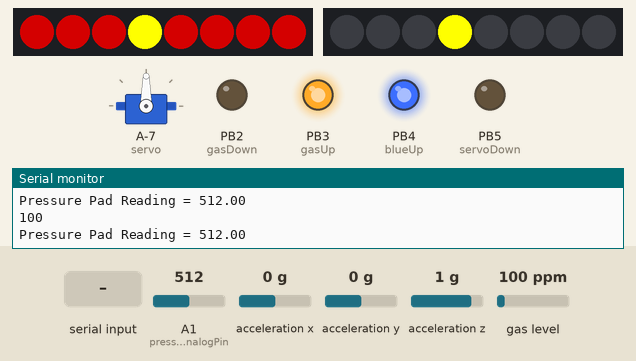
This sketch was run on a simulated ATtiny85, built with avr-gcc and run on an emulated ATtiny85. Shown: 2 × 8 RGB LEDs in strip order, left to right, servo, output pins drawn as LEDs (lit = HIGH), the last lines printed to the serial monitor. The test bench sets the inputs (shaded band); at power-on: A1 (pressureAnalogPin) = 512, acceleration x 0 g, acceleration y 0 g, acceleration z 1 g, gas level 100 ppm. Random numbers use the default seed unless the sketch sets one.

Above: at 2.2 s.
2.3 s: "1" received over the second serial link
At 7.39 s:
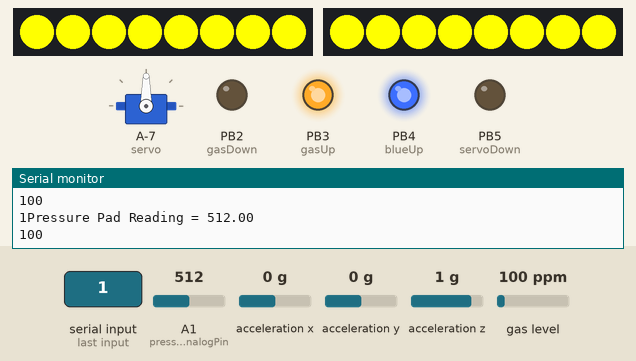
8.5 s: "0" received over the second serial link
At 13.3 s:
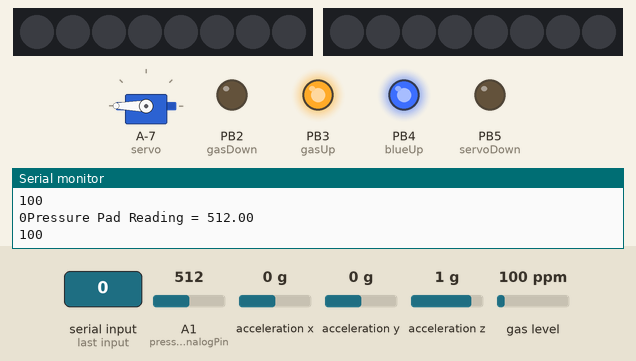
14.7 s: A1 (pressureAnalogPin) set to 716
At 20.1 s:
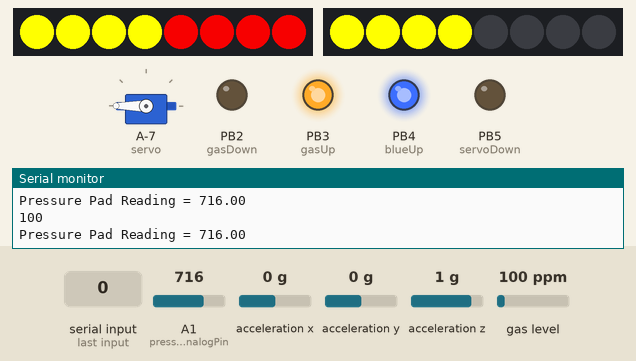
20.2 s: A1 (pressureAnalogPin) set to 992
At 23.1 s:
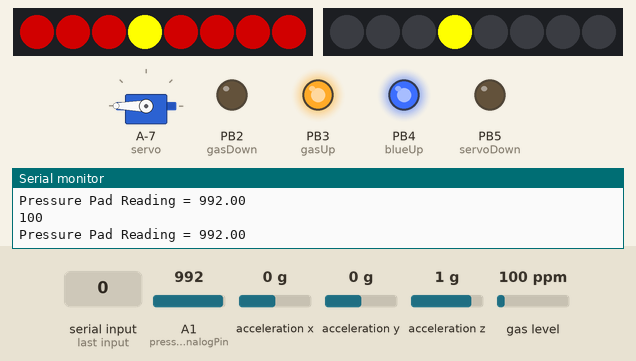
24.7 s: "a" received over the second serial link
At 26.7 s:
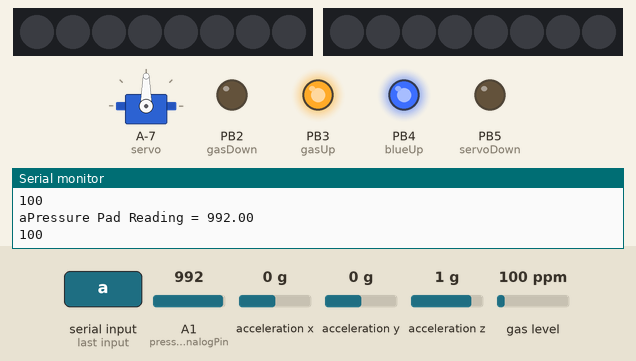
27.6 s: A1 (pressureAnalogPin) set to 306
At 34.5 s:
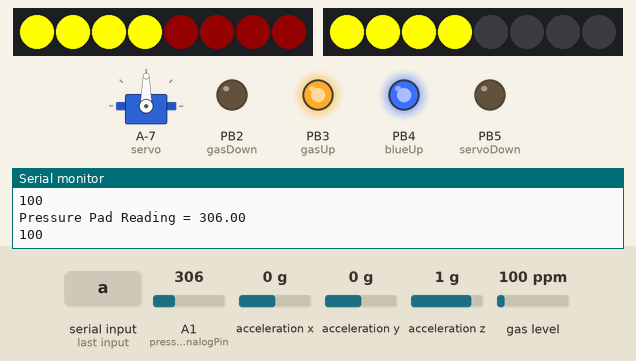
Timing chart, 0 to 34.8 s (numbered marks = the images above; inputs shaded):
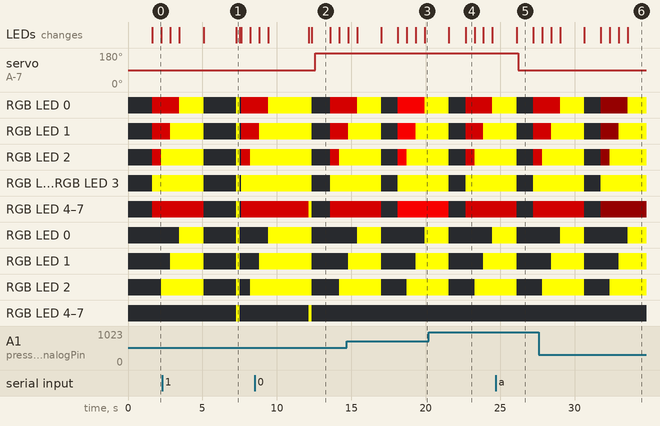

The sketch:

Arduino_code.ino
```cpp
#include <SoftwareSerial.h>
#include <Wire.h>
#include <Adafruit_Sensor.h>
#include <Adafruit_ADXL345_U.h>
Adafruit_ADXL345_Unified accel = Adafruit_ADXL345_Unified();

// Zasilanie
#define backlightUp 38
#define backlightDown 39
#define frontlightUp 40
#define frontlightDown 41
#define gasUp 3
#define gasDown 2
#define blueUp 4
#define leftUp 36
#define leftDown 37
#define rightUp 34
#define rightDown 35
#define buzzerUp 50
#define buzzerDown 51
#define servoUp 6
#define servoDown 5
#define GPSUp 9
#define GPSDown 8
//Servo
#include <Servo.h>
int pos=random(0,180);
Servo servo;
//Czujnik nacisku + Światło tylne
#define DELAYVAL 1000
#include <Adafruit_NeoPixel.h>
#ifdef __AVR__
#include <avr/power.h>
#endif
#define TYLNE_SWIATLO        22
#define NUMPIXELS 8
Adafruit_NeoPixel swiatlo_tylne(NUMPIXELS, TYLNE_SWIATLO, NEO_GRB + NEO_KHZ800);
int pressureAnalogPin = A1; //pin where our pressure pad is located.
float pressureReading; //variable for storing our reading
float pressure_max = 60;

//Kierunkowskaz przedni + Światła nocne
bool bool_miganie = true;
bool bool_skrecanie = false;
#define PRZEDNIE_SWIATLO   23
Adafruit_NeoPixel swiatlo_przednie(NUMPIXELS, PRZEDNIE_SWIATLO, NEO_GRB + NEO_KHZ800);
bool night = false;
bool nightlightApproved=false;
bool blinking = false;
#define ACTIVATED LOW
const int switch_lewy_pin = 30;
int lewy_state = 0;
const int switch_prawy_pin = 31;
int prawy_state = 0;
//
#define PIN_buzzer  32
bool lightsOn=false;
//hc06
char Incoming_value = 'X';
SoftwareSerial mySerial(53,52); // RX, TX
//MQ135 - gas sensor
#include <MQ2.h>
int Analog_Input = A0;
int smoke;
MQ2 mq2(Analog_Input);
//int lpg, co,value;
void setup_power(){
  pinMode(servoUp,OUTPUT);
  pinMode(servoDown,OUTPUT);
  pinMode(buzzerUp,OUTPUT);
  pinMode(buzzerDown,OUTPUT);
  pinMode(blueUp,OUTPUT);
  pinMode(leftUp,OUTPUT);
  pinMode(leftDown,OUTPUT);
  pinMode(rightUp,OUTPUT);
  pinMode(rightDown,OUTPUT);
  pinMode(gasUp,OUTPUT);
  pinMode(gasDown,OUTPUT);
  pinMode(frontlightUp,OUTPUT);
  pinMode(frontlightDown,OUTPUT);
  pinMode(backlightUp,OUTPUT);
  pinMode(backlightDown,OUTPUT);
  pinMode(GPSUp,OUTPUT);
  pinMode(GPSDown,OUTPUT);
  digitalWrite(servoUp,HIGH);
  digitalWrite(servoDown,LOW);
  digitalWrite(buzzerUp,HIGH);
  digitalWrite(buzzerDown,LOW);
  digitalWrite(blueUp,HIGH);
  digitalWrite(leftUp,HIGH);
  digitalWrite(leftDown,LOW);
  digitalWrite(rightUp,HIGH);
  digitalWrite(rightDown,LOW);
  digitalWrite(gasUp,HIGH);
  digitalWrite(gasDown,LOW);
  digitalWrite(frontlightUp,HIGH);
  digitalWrite(frontlightDown,LOW);
  digitalWrite(backlightUp,HIGH);
  digitalWrite(backlightDown,LOW);
  digitalWrite(GPSUp,HIGH);
  digitalWrite(GPSDown,LOW);
}
void setup_MQ135(){
  mq2.begin();
}
void setup_switche(){
 pinMode(switch_lewy_pin, INPUT);
 digitalWrite(switch_lewy_pin,HIGH);
 pinMode(switch_prawy_pin, INPUT);
 digitalWrite(switch_prawy_pin,HIGH);
}
void setup_czujnik_nacisku(){
 #if defined(__AVR_ATtiny85__) && (F_CPU == 16000000)
  clock_prescale_set(clock_div_1);
 #endif
  swiatlo_tylne.begin();
}
void setup_buzzer(){
  pinMode(PIN_buzzer,OUTPUT);
}
void setup_swiatlo_nocne(){
  swiatlo_przednie.begin();
}
void setup_servo(){
     servo.attach(7);
}
void setup_hc06(){
  mySerial.begin(9600);
}
void setup_akcel(){
 if(!accel.begin())
   {
      Serial.println("No ADXL345 sensor detected.");
      while(1);
   }
   else
   Serial.println("ADXL345 sensor detected.");
}
int hc06_loop() {
  if(mySerial.available()> 0 )
  {
    Incoming_value = mySerial.read();
    Serial.print(Incoming_value);
  /*  LED TEST
   *   Serial.print("\n");
   if(Incoming_value == '1')
      digitalWrite(13, HIGH);
    else if(Incoming_value == '0')
      digitalWrite(13, LOW);  */
  }
}
void buzzerPlay_loop(){
  digitalWrite(PIN_buzzer, HIGH);
  delay(0.1*DELAYVAL);
  digitalWrite(PIN_buzzer, LOW);
  delay(DELAYVAL);
}
void buzzerStop_loop(){
  digitalWrite(PIN_buzzer, LOW);
}
void upadek_loop(){
    sensors_event_t event;
   accel.getEvent(&event);
  /* Druk informacji z akceleometru
   Serial.println("X: "); Serial.print(event.acceleration.x); Serial.print("  ");
   Serial.print("Y: "); Serial.print(event.acceleration.y); Serial.print("  ");
   Serial.print("Z: "); Serial.print(event.acceleration.z); Serial.print("  ");
  */
   float y = event.acceleration.y;
if(lightsOn==false){
   if (!( (y > 7 && y <12) || (y < -7 && y > -12) )){
   delay(DELAYVAL);
   Serial.println("9");
   }
   if (( (y > 7 && y <12) || (y < -7 && y > -12) )){
   delay(DELAYVAL);
   Serial.println("10");
   }
}
}
void czujnik_nacisku_loop(){
  pressureReading = analogRead(pressureAnalogPin);
   swiatlo_tylne.clear();
     Serial.print("Pressure Pad Reading = ");
     Serial.println(pressureReading);

float pressure_light = (pressureReading/pressure_max)*255;
      for(int i=0; i<NUMPIXELS; i++) {
    swiatlo_tylne.setPixelColor(i, swiatlo_tylne.Color(pressure_light, 0, 0));
    swiatlo_tylne.show();
}
}
void MQ135_loop(){
   float* values= mq2.read(false); //set it false if you don't want to print the values in the Serial
   smoke = mq2.readSmoke();
   //Serial.println("SMOKE:");
   Serial.println(smoke);
   if (smoke > 6900){
      buzzerPlay_loop();
      bool_miganie = true;
      if(bool_miganie){
        wlacz_swiatla_awaryjne();
        delay(0.2*DELAYVAL);
        wylacz_swiatla_awaryjne();
        delay(0.1*DELAYVAL);
      }
      }
}
void blokada(){
    //Serial.println("Krecimy");
    servo.write(180);
    delay(DELAYVAL);

}
void wlacz_swiatla_stopu(){
  swiatlo_tylne.clear();
       for(int i=0; i<NUMPIXELS; i++) {

    swiatlo_tylne.setPixelColor(i, swiatlo_tylne.Color(255, 0, 0));
    swiatlo_tylne.show();
}
}
void wylacz_swiatla_stopu(){
  swiatlo_tylne.clear();
        for(int i=0; i<NUMPIXELS; i++) {
    swiatlo_tylne.setPixelColor(i, swiatlo_tylne.Color(0, 0, 0));
    swiatlo_tylne.show();
}
}
void wlacz_swiatla_awaryjne(){
  swiatlo_tylne.clear();
  swiatlo_przednie.clear();
    for(int i=0; i<NUMPIXELS; i++) {
    swiatlo_tylne.setPixelColor(i, swiatlo_tylne.Color(255, 255, 0));
    swiatlo_tylne.show();
  }
    for(int i=NUMPIXELS;i>=0;i--){
    swiatlo_przednie.setPixelColor(i, swiatlo_przednie.Color(255, 255, 0));
    swiatlo_przednie.show();
  }
}
void wlacz_swiatla_przednie(){
    swiatlo_przednie.clear();
    for(int i=NUMPIXELS;i>=0;i--){
    swiatlo_przednie.setPixelColor(i, swiatlo_przednie.Color(255, 255, 255));
    swiatlo_przednie.show();
  }
}
void wylacz_swiatla_przednie(){
    swiatlo_przednie.clear();
    for(int i=NUMPIXELS;i>=0;i--){
    swiatlo_przednie.setPixelColor(i, swiatlo_przednie.Color(0, 0, 0));
    swiatlo_przednie.show();
  }
}
void wylacz_swiatla_awaryjne(){
  swiatlo_tylne.clear();
  swiatlo_przednie.clear();
    for(int i=0; i<NUMPIXELS; i++) {
    swiatlo_tylne.setPixelColor(i, swiatlo_tylne.Color(0, 0, 0));
    swiatlo_tylne.show();
  }
    for(int i=NUMPIXELS;i>=0;i--){
    swiatlo_przednie.setPixelColor(i, swiatlo_przednie.Color(0, 0, 0));
    swiatlo_przednie.show();
  }
}
void switche_loop(){
  lewy_state = digitalRead(switch_lewy_pin);
   //  Serial.println(lewy_state);
  prawy_state = digitalRead(switch_prawy_pin);
   //  Serial.println(switch_prawy_pin);
}
void kierunkowskaz(){
  switche_loop();
   if(blinking==true){
   if (prawy_state == ACTIVATED){
    bool_skrecanie = true;
    for(int i=((NUMPIXELS/2)-1); i>=0; i--) {
    swiatlo_przednie.setPixelColor(i, swiatlo_przednie.Color(255, 255, 0));
    swiatlo_przednie.show();
    swiatlo_tylne.setPixelColor(i, swiatlo_tylne.Color(255, 255, 0));
    swiatlo_tylne.show();
    delay(0.6*DELAYVAL);
   }
   blinking = false;
   }
   else if (lewy_state == ACTIVATED){
   bool_skrecanie = true;
    for(int i=NUMPIXELS/2;i<=NUMPIXELS;i++){
    swiatlo_tylne.setPixelColor(i, swiatlo_tylne.Color(255, 255, 0));
    swiatlo_tylne.show();
    swiatlo_przednie.setPixelColor(i, swiatlo_przednie.Color(255, 255, 0));
    swiatlo_przednie.show();
    delay(0.6*DELAYVAL);
   }
   blinking = false;
   }
   else{
  bool_skrecanie = false;
    for(int i=0; i<NUMPIXELS; i++) {
    swiatlo_tylne.setPixelColor(i, swiatlo_tylne.Color(0,0,0));
    swiatlo_tylne.show();
    swiatlo_przednie.setPixelColor(i, swiatlo_przednie.Color(0,0,0));
    swiatlo_przednie.show();
   }
   }
   }
   else{
   for(int i=0; i<NUMPIXELS; i++) {
    bool_skrecanie = true;
    swiatlo_tylne.setPixelColor(i, swiatlo_tylne.Color(0,0,0));
    swiatlo_tylne.show();
    swiatlo_przednie.setPixelColor(i, swiatlo_przednie.Color(0,0,0));
    swiatlo_przednie.show();
   }
   delay(0.1*DELAYVAL);
   blinking = true;
   }
}
void setup()
{
   Serial.begin(9600);
   setup_power();
   setup_czujnik_nacisku();
   setup_swiatlo_nocne();
   setup_hc06();
   setup_akcel();
   setup_servo();
   setup_switche();
   setup_buzzer();
   setup_MQ135();

}
void loop(){
   hc06_loop();
   czujnik_nacisku_loop();
   // ograniczenie opóźnień
   if(pressureReading == 0 || Incoming_value != 'a' || Incoming_value != 'c' || Incoming_value != 'e'){
     lightsOn=true;
   }
   else
   lightsOn=false;
   upadek_loop();
   kierunkowskaz();
   MQ135_loop();
// Wysunięcie popychacza
if(Incoming_value == '0'){
blokada();
}
// Powrót popychacza
if(Incoming_value != '0'){
servo.write(90);
delay(DELAYVAL);
}
// Alarm
if(Incoming_value == '1'){
      buzzerPlay_loop();
      bool_miganie = true;
      if(bool_miganie){
        wlacz_swiatla_awaryjne();
        delay(0.2*DELAYVAL);
        wylacz_swiatla_awaryjne();
        delay(0.1*DELAYVAL);
      }
}
// Wylacz blokade
if(Incoming_value == '2'){
}
// Wylacz alarm
if(Incoming_value == '3'){
      buzzerStop_loop();
      bool_miganie = false;
      wylacz_swiatla_awaryjne();
}
// Odwołanie wiadomości alarmowej
// Incoming_value == '4'

if(bool_skrecanie == false){
// Włącz światła przednie
if(Incoming_value == 'a'){
  wlacz_swiatla_przednie();
}
//Wyłącz światłą przednie
if(Incoming_value == 'b'){
  wylacz_swiatla_przednie();
}
// Włącz światła stopu
if(Incoming_value == 'c'){
  wlacz_swiatla_stopu();
}
//Wyłącz światłą stopu
if(Incoming_value == 'd'){
wylacz_swiatla_stopu();
}
// Włącz światła AWARYJNE
if(Incoming_value == 'e'){
   bool_miganie = true;
  if(bool_miganie){
wlacz_swiatla_awaryjne();
delay(0.2*DELAYVAL);
wylacz_swiatla_awaryjne();
delay(0.1*DELAYVAL);
  }
}
//Wyłącz światła AWARYJNE
if(Incoming_value == 'f'){
bool_miganie = false;
wylacz_swiatla_awaryjne();
}
// Włącz światła nocne
if(Incoming_value == '*'){
       night=true;
}
if(Incoming_value == 'g'){
       nightlightApproved=true;
}
if(night==true && nightlightApproved==true){
  wlacz_swiatla_przednie();
}
//Wyłącz światła nocne
if(Incoming_value == 'h' ){
        nightlightApproved=false;
}
if(Incoming_value == '#'){
       night=false;
}
if(!(night==true && nightlightApproved==true)){
  wylacz_swiatla_przednie();
}
}
  //delay(0.6*DELAYVAL);
}
```

Measured:
- after the input at 8.5 s, servo on A-7 (servo): 90° → 180° after 4.1 s
- after the input at 24.7 s, servo on A-7 (servo): 180° → 90° after 1.5 s
- what the display in image 0 shows lasts 0.6 s, from 1.6 s to 2.2 s
